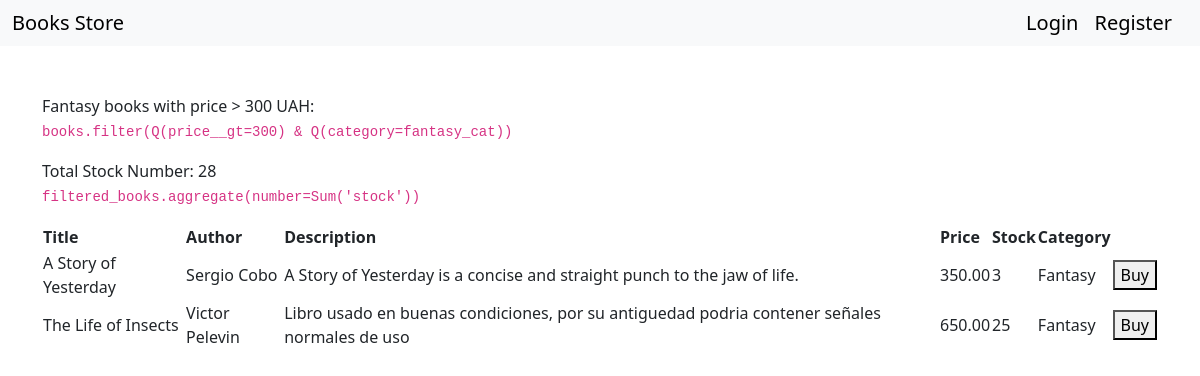
The page /store/queries/ on the database as committed earlier.
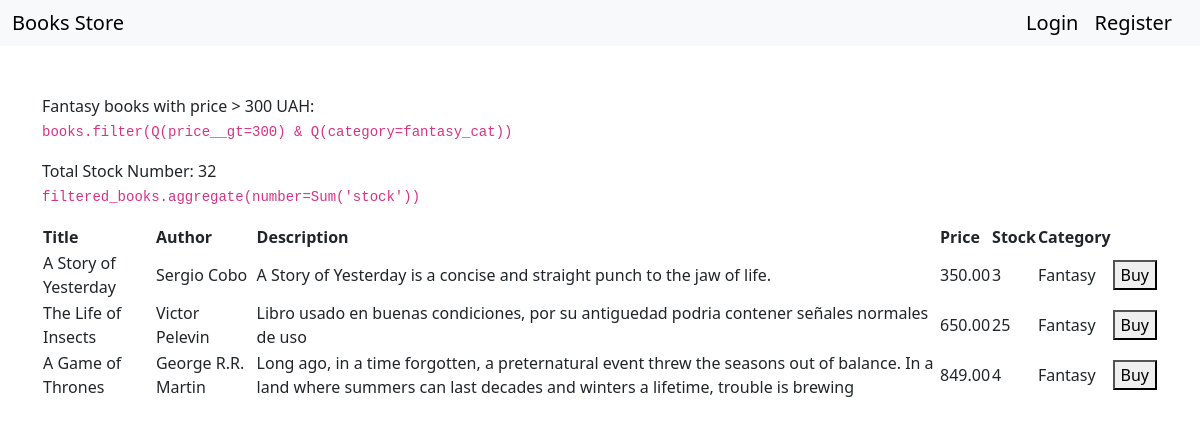
The same page on the database as committed later.
### store/models.py (models this page shows, shortened)
class Book(models.Model):
    title = models.CharField(max_length=255)
    author = models.CharField(max_length=255)
    price = models.DecimalField(max_digits=5, decimal_places=2)
    description = models.TextField(blank=True)
    stock = models.PositiveIntegerField(default=0)
    category = models.ForeignKey(Category, on_delete=models.SET_NULL, null=True, blank=True, related_name="books")
    image = models.ImageField(upload_to='books/', blank=True, null=True, default="books/blank.jpg")

class Category(models.Model):
    name = models.CharField(max_length=255, unique=True)
    slug = models.SlugField(max_length=300, unique=True)
    def __str__(self):
        return self.name

### store/views.py (the view)
# urls.py: path('queries/', views.queries, name='queries'),
def queries(request):
    books = Book.objects.all()
    fantasy_cat = Category.objects.get(name='Fantasy')
    filtered_books = books.filter(Q(price__gt=300) & Q(category=fantasy_cat))
    filtered_books_stock = filtered_books.aggregate(number=Sum('stock'))
    return render(request, 'store/queries.html', {'queries': filtered_books, 'total_stock': filtered_books_stock['number']})

### templates/store/queries.html
{% extends 'base.html' %}
{% block content %}
    <p>Fantasy books with price > 300 UAH:<br><code>books.filter(Q(price__gt=300) & Q(category=fantasy_cat))</code></p>
    <p>Total Stock Number: {{ total_stock }}<br><code>filtered_books.aggregate(number=Sum('stock'))</code></p>
    <table>
        <thead>
            <tr>
                <th>Title</th>
                <th>Author</th>
                <th>Description</th>
                <th>Price</th>
                <th>Stock</th>
                <th>Category</th>
                <th></th>
            </tr>
        </thead>
        <tbody>
            {% for book in queries %}
            <tr>
                <td>{{ book.title }}</td>
                <td>{{ book.author }}</td>
                <td>{{ book.description }}</td>
                <td>{{ book.price }}</td>
                <td>{{ book.stock }}</td>
                <td>{{ book.category }}</td>
                <td><button>Buy</button></td>
            </tr>
            {% endfor %}
        </tbody>
    </table>
{% endblock %}

Rows that differ between the two databases and show on the page:
added Book: title "A Game of Thrones", author "George R.R. Martin", description "Long ago, in a time forgotten, a preternatural event threw the seasons out of balance. In a land where summers can last decades and winters a lifetime, trouble is brewing", price "849.00", stock "4", category "Fantasy"
Other text that changed with them:
{{ total_stock }}: "28" → "32"
